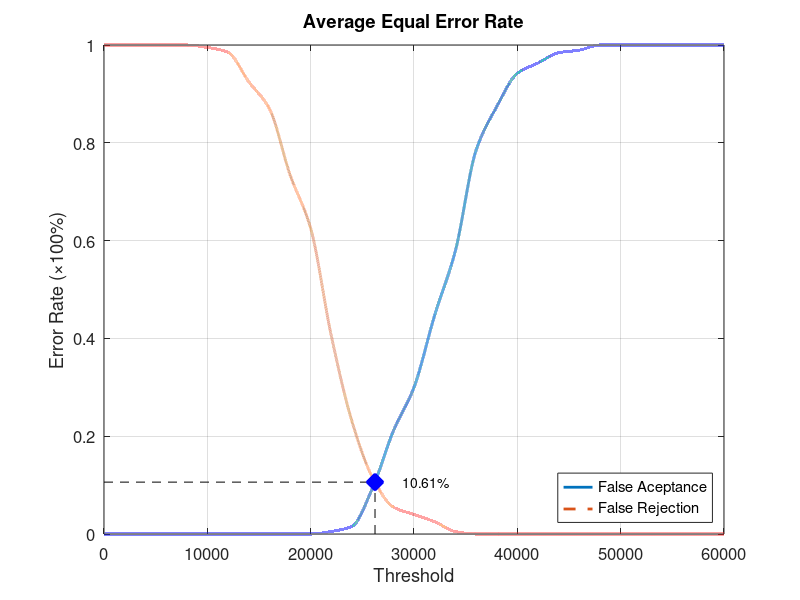
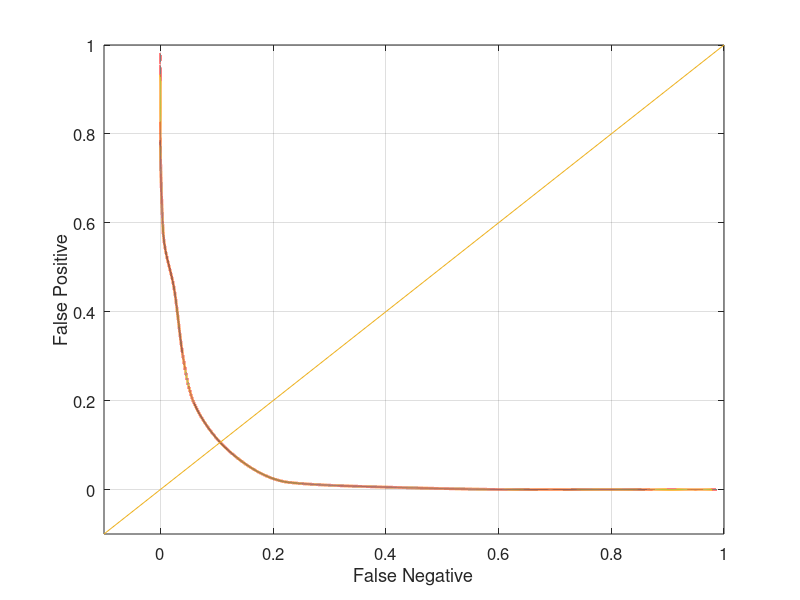

These figures' MATLAB source, in order:
function yEER = Database1_1
close all;
clear;
clc;
x = 0:2000:60000;
xq = 0:0.5:60000;

y0 = [0 0 0 0 0 0 0 0 0 0 0 0.00526316 0.0157895 0.0947368 0.210526 0.3 0.447368 0.578947 0.784211 0.873684 0.942105 0.963158 0.984211 0.989474 1 1 1 1 1 1 1];
yy0 = interp1(x, y0, xq, 'pchip');
y1 = [1 1 1 1 1 0.995 0.985 0.925 0.87 0.735 0.625 0.405 0.23 0.115 0.055 0.04 0.025 0.005 0 0 0 0 0 0 0 0 0 0 0 0 0];
yy1 = interp1(x, y1, xq, 'pchip');

% Calculating EER: 
y2 = abs(y0 - y1);
find(y2 == min(y2))
yy2 = abs(yy0 - yy1);
xEER = find(yy2 == min(yy2));
xEERIndex = xq(xEER) % X-axis EER
yEER = yy0(xEER) % Y-axis EER

main = figure
plot(xq, yy0,'-','LineWidth', 2);	hold on
plot(xq, yy1,'--','LineWidth', 2);	hold on
plot([xEERIndex xEERIndex], [0 yEER], 'k--');	hold on
plot([0 xEERIndex], [yEER yEER], 'k--');	hold on
plot(xEERIndex, yEER, 'bx', 'LineWidth', 10);	hold on
text(xEERIndex + 10 * xEERIndex / 100, yEER, [num2str(round((10000 * yEER)) / 100) '%'])
legend('False Aceptance', 'False Rejection', 'Location', 'SouthEast')
xlabel('Threshold')
ylabel('Error Rate (\times100%)')
title('Average Equal Error Rate')
set(gca, 'FontSize', 12)
axis([0 60000 0 1])
grid on

print(main, 'Database1_1Main', '-dpng');
FNRxFPR = figure('Color', [1 1 1]);
plot(yy1, yy0, '-', yy1, yy0, 'LineWidth', 2);
hold on
y = -0.1:0.1:1
plot(y, y); 
set(gca, 'FontSize', 12)
xlabel('False Negative')
ylabel('False Positive')
axis([-0.1 1 -0.1 1])
set(gca, 'FontSize', 12)
grid on

print(FNRxFPR, 'Database1_1FNRxFPR','-dpng');
end
